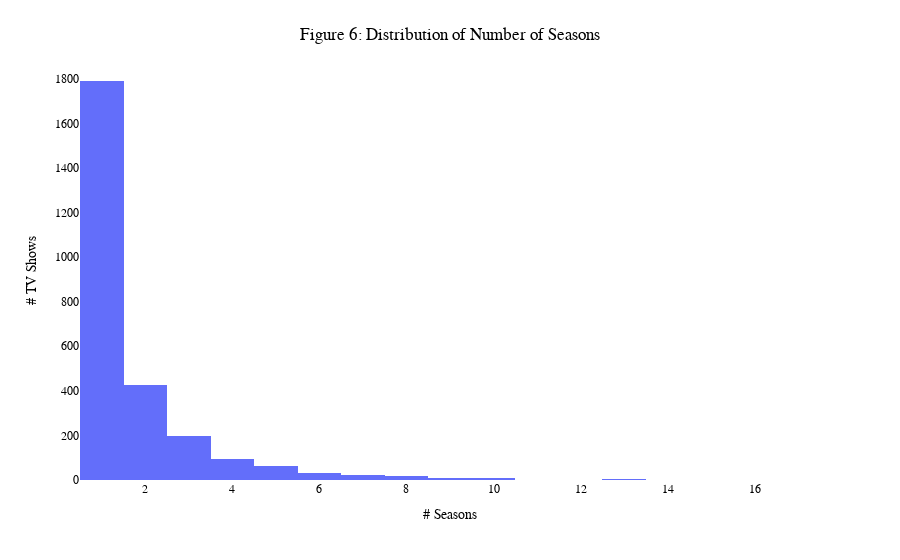

The notebook cell this image was saved under:
### Code cell
plot_histogram(show_dist, 'Figure 6: Distribution of Number of Seasons', '# Seasons', '# TV Shows')

### Figure 1 — Plotly figure (JSON) as saved in the notebook; plotly's stock layout.template omitted (floating-point values rounded to 4 significant figures; data arrays with more than 128 entries replaced by an {"elided": "..."} marker saying what was removed)
{"data": [{"alignmentgroup": "True", "bingroup": "x", "hovertemplate": "x=%{x}<br>count=%{y}<extra></extra>", "legendgroup": "", "marker": {"color": "#636efa", "pattern": {"shape": ""}}, "name": "", "offsetgroup": "", "orientation": "v", "showlegend": false, "type": "histogram", "x": {"elided": "2672 int values"}, "xaxis": "x", "yaxis": "y"}], "layout": {"barmode": "relative", "font": {"color": "black", "family": "monospace"}, "legend": {"tracegroupgap": 0}, "margin": {"t": 60}, "paper_bgcolor": "rgba(255,255,255,255)", "plot_bgcolor": "rgba(255,255,255,255)", "showlegend": false, "title": {"text": "Figure 6: Distribution of Number of Seasons", "x": 0.5, "y": 0.95}, "xaxis": {"anchor": "y", "domain": [0, 1], "showticklabels": true, "title": {"text": "# Seasons"}, "visible": true}, "yaxis": {"anchor": "x", "domain": [0, 1], "title": {"text": "# TV Shows"}}}}
